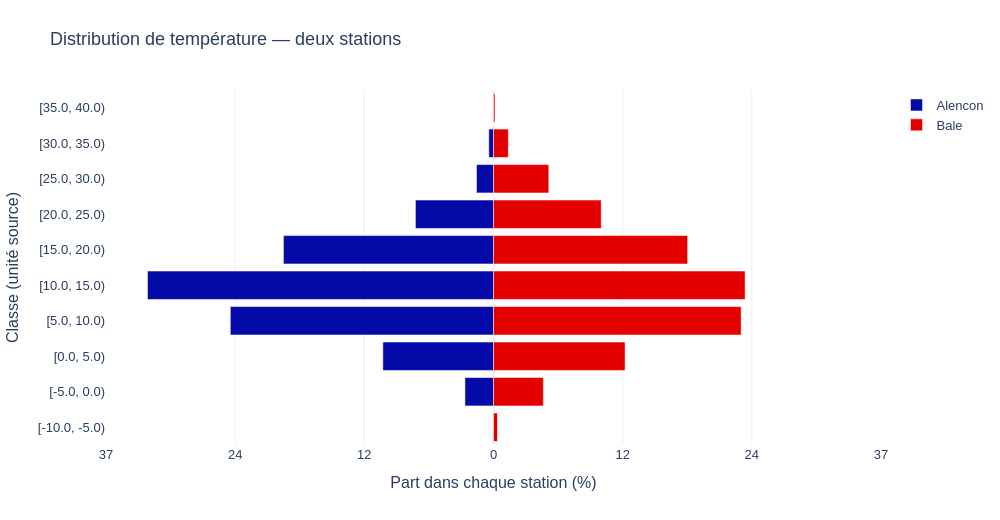

Notebook source saved alongside this figure:
### Markdown cell above
### <b><div style='padding:15px;background-color:#d8dcd6;color:#030aa7;font-size:120%;text-align: left'>Plotly</div></b>

### Code cell
ID_GRAPHIQUE = '08_04'
BIBLIOTHEQUE = 'plotly'
fig=go.Figure([go.Bar(y=labels,x=-a[deux[0]],orientation='h',name=deux[0],customdata=a[deux[0]],hovertemplate='%{customdata:.2f}%<extra></extra>'),go.Bar(y=labels,x=a[deux[1]],orientation='h',name=deux[1],customdata=a[deux[1]],hovertemplate='%{customdata:.2f}%<extra></extra>')]);ticks=np.linspace(-limite,limite,7)
fig.update_layout(barmode='relative',xaxis={'range':[-limite,limite],'tickvals':ticks,'ticktext':[f'{abs(t):.0f}' for t in ticks],'title':'Part dans chaque station (%)'},yaxis_title='Classe (unité source)')
montrer_plotly(fig,'Distribution de température — deux stations')

### Figure 1 — Plotly figure (JSON) as saved in the notebook; plotly's stock layout.template omitted (floating-point values rounded to 4 significant figures)
{"data": [{"customdata": [0.0, 2.699, 10.45, 24.87, 32.7, 19.85, 7.38, 1.606, 0.4441, 0.0], "hovertemplate": "%{customdata:.2f}%<extra></extra>", "name": "Alencon", "orientation": "h", "type": "bar", "x": [-0.0, -2.699, -10.45, -24.87, -32.7, -19.85, -7.38, -1.606, -0.4441, -0.0], "y": ["[-10.0, -5.0)", "[-5.0, 0.0)", "[0.0, 5.0)", "[5.0, 10.0)", "[10.0, 15.0)", "[15.0, 20.0)", "[20.0, 25.0)", "[25.0, 30.0)", "[30.0, 35.0)", "[35.0, 40.0)"]}, {"customdata": [0.3758, 4.715, 12.44, 23.4, 23.78, 18.35, 10.18, 5.227, 1.401, 0.1367], "hovertemplate": "%{customdata:.2f}%<extra></extra>", "name": "Bale", "orientation": "h", "type": "bar", "x": [0.3758, 4.715, 12.44, 23.4, 23.78, 18.35, 10.18, 5.227, 1.401, 0.1367], "y": ["[-10.0, -5.0)", "[-5.0, 0.0)", "[0.0, 5.0)", "[5.0, 10.0)", "[10.0, 15.0)", "[15.0, 20.0)", "[20.0, 25.0)", "[25.0, 30.0)", "[30.0, 35.0)", "[35.0, 40.0)"]}], "layout": {"barmode": "relative", "font": {"family": "Arial", "size": 13}, "height": 520, "margin": {"b": 75, "l": 70, "r": 45, "t": 90}, "title": {"text": "Distribution de température — deux stations"}, "width": 1000, "xaxis": {"range": [-36.62, 36.62], "ticktext": ["37", "24", "12", "0", "12", "24", "37"], "tickvals": [-36.62, -24.41, -12.21, 0.0, 12.21, 24.41, 36.62], "title": {"text": "Part dans chaque station (%)"}}, "yaxis": {"title": {"text": "Classe (unité source)"}}}}
